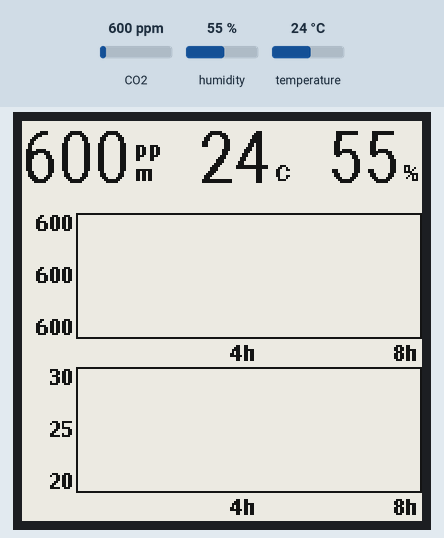
Recording of a program running on a simulated ESP32 board running MicroPython. On the bench: 200×200 one-colour display. Inputs (shaded band) come from the test bench; at power-on: CO2 600 ppm, humidity 55 %, temperature 24 °C. An e-paper refresh takes a nominal 2 s (0.4 s partial, 12 s with colour); files that are not in the repository are absent; library files of the repository ran but are not shown: __init__.py, robotobold40.py, robotobold18.py, robotobold12.py, scd41.py; what the program prints to the serial console is not drawn.

Above: at 9.1 s.

The program:

main.py
```python
import time
import machine
import ubinascii
from machine import Pin, SPI

# ---------------------------------------------------------------------------
# Pin assignments for ESP32-S2 mini — adjust to match your board wiring
# ---------------------------------------------------------------------------
I2C_SCL  = 37   # sensor SCL
I2C_SDA  = 35   # sensor SDA

SPI_CLK   = 5   # SSD1681 CLK
SPI_MOSI  = 3   # SSD1681 MOSI (SDI)
EINK_CS   = 7   # SSD1681 chip select
EINK_DC   = 9   # SSD1681 data/command
EINK_RST  = 11  # SSD1681 reset
EINK_BUSY = 12  # SSD1681 busy (input)

# ---------------------------------------------------------------------------
# Imports (sensor module initialises RTC memory on import)
# ---------------------------------------------------------------------------
from sensor import _mem, _is_deepsleep_wake, _SENSOR_MEM_OFFSET, Sensor
from scale import (
    round_to_int,
    get_co2_y_values, get_temperature_y_values,
    get_y_half_scale_value,
)
from draw import draw_text, text_width, draw_graph, BLACK, WHITE
from fonts import robotobold40 as font_top     # top-row values (height 40 px)
from fonts import robotobold18 as font_medium  # units / graph labels (height 18 px)
from fonts import robotobold12 as font_small   # graph labels (height 11 px)
from ssd1681 import SSD1681

_t_start = time.ticks_ms()
SENSOR_SETTLE_MS = 500
DISPLAY_SETTLE_MS = 1000
REFRESH_INTERVAL_MS = 20_000
DEBUG_DUMP_FRAMEBUFFER = True
DUMP_CHUNK_SIZE = 64
WARMUP_READS = 4
GRAPH_STORE_EVERY = 8  # store 1 graph point every 8 cycles (8 × 20 s = 160 s → 180 pts = 8 h)

# ---------------------------------------------------------------------------
# Wake counter (bytes 0-2 of shared RTC memory)
# ---------------------------------------------------------------------------
if _is_deepsleep_wake():
    counter = (_mem[0] << 16) | (_mem[1] << 8) | _mem[2]
else:
    counter = 0
counter += 1
_mem[0] = (counter >> 16) & 0xFF
_mem[1] = (counter >> 8) & 0xFF
_mem[2] = counter & 0xFF

# ---------------------------------------------------------------------------
# Sensor and display objects are reused across refreshes.
sensor = Sensor(I2C_SCL, I2C_SDA, _SENSOR_MEM_OFFSET, i2c_bus=1)

# ---------------------------------------------------------------------------
# Derived layout positions based on actual font heights
# ---------------------------------------------------------------------------
TOP_H = font_top.height()      # 40 px
MED_H = font_medium.height()   # 18 px
SM_H  = font_small.height()    # 11 px

TOP_Y     = 0                         # top value row
TOP_GY    = 46                        # CO2 graph top
TOP_GH    = 63                        # CO2 graph height
BOT_GY    = 123                       # temperature graph top
BOT_GH    = 63                        # temperature graph height
GX        = 27                        # graph left edge (space for y-axis labels)
GW        = 173                       # graph width including box
X12H      = GX + GW // 2              # true midpoint of the graph x-axis
X24H      = 198                       # original-style right edge label position
X_STEPS   = 179                       # fixed x-axis slots for 180 stored points
BOTTOM    = 199                       # bottom text row
Y_LABEL_X  = GX - 2                   # right edge for y-axis labels


def _draw_y_label(fb, value, y):
    text = str(value)
    draw_text(fb, font_small, text, Y_LABEL_X - text_width(font_small, text), y)


def _x_label_for_zero_center(font, text, center_x):
    zero_center = text_width(font, text[0]) + text_width(font, text[1]) // 2
    return center_x - zero_center


def _draw_screen(fb, co2, temp, humid, co2_data, co2_y_min, co2_y_max,
                 temp_data, temp_y_min, temp_y_max, counter_value):
    fb.fill(WHITE)

    # Top row: CO2, temperature, humidity
    co2_str = str(min(round_to_int(co2), 9999))
    temp_str = str(min(round_to_int(temp), 99))
    humid_str = str(min(round_to_int(humid), 99))
    # Compute each group width and distribute two equal gaps between the three groups.
    UNIT_GAP = 2
    w_co2   = text_width(font_top, co2_str)
    w_temp  = text_width(font_top, temp_str)
    w_humid = text_width(font_top, humid_str)
    temp_unit = 'C'
    ppm_unit_w = max(
        text_width(font_small, 'pp'),
        text_width(font_small, 'm'),
    )
    w_co2_group   = w_co2   + UNIT_GAP + ppm_unit_w
    w_temp_group  = w_temp  + UNIT_GAP + text_width(font_small, temp_unit)
    w_humid_group = w_humid + UNIT_GAP + text_width(font_small, '%')
    gap = max(0, (200 - w_co2_group - w_temp_group - w_humid_group) // 2)

    co2_x   = 0
    temp_x  = w_co2_group + gap
    humid_x = temp_x + w_temp_group + gap
    unit_y  = TOP_Y + TOP_H - SM_H - 4
    temp_unit_y = unit_y - 4

    draw_text(fb, font_top, co2_str, co2_x, TOP_Y)
    ppm_x = co2_x + w_co2 + UNIT_GAP
    draw_text(fb, font_small, 'pp', ppm_x, temp_unit_y - (SM_H + 1))
    draw_text(fb, font_small, 'm', ppm_x, temp_unit_y)

    draw_text(fb, font_top, temp_str, temp_x, TOP_Y)
    draw_text(fb, font_small, temp_unit, temp_x + w_temp + UNIT_GAP, temp_unit_y)

    draw_text(fb, font_top, humid_str, humid_x, TOP_Y)
    draw_text(fb, font_small, '%', humid_x + w_humid + UNIT_GAP, temp_unit_y)

    # First graph: CO2
    co2_y_mid = get_y_half_scale_value(co2_y_max, co2_y_min)
    _draw_y_label(fb, co2_y_max, TOP_GY)
    _draw_y_label(fb, co2_y_mid, TOP_GY + TOP_GH // 2 - SM_H // 2)
    _draw_y_label(fb, co2_y_min, TOP_GY + TOP_GH - SM_H)
    draw_graph(fb, GX, TOP_GY, GW, TOP_GH, co2_data, co2_y_min, co2_y_max, x_steps=X_STEPS)
    draw_text(fb, font_small, '4h', _x_label_for_zero_center(font_small, '4h', X12H), TOP_GY + TOP_GH + 2)
    draw_text(fb, font_small, '8h', X24H - text_width(font_small, '8h'), TOP_GY + TOP_GH + 2)

    # Second graph: temperature
    temp_y_mid = get_y_half_scale_value(temp_y_max, temp_y_min)
    _draw_y_label(fb, temp_y_max, BOT_GY)
    _draw_y_label(fb, temp_y_mid, BOT_GY + BOT_GH // 2 - SM_H // 2)
    _draw_y_label(fb, temp_y_min, BOT_GY + BOT_GH - SM_H)
    draw_graph(fb, GX, BOT_GY, GW, BOT_GH, temp_data, temp_y_min, temp_y_max, x_steps=X_STEPS)
    draw_text(fb, font_small, '4h', _x_label_for_zero_center(font_small, '4h', X12H), BOT_GY + BOT_GH + 2)
    draw_text(fb, font_small, '8h', X24H - text_width(font_small, '8h'), BOT_GY + BOT_GH + 2)

    # Bottom-left cycle counter
    draw_text(fb, font_small, str(counter_value), 0, BOTTOM)


def _dump_framebuffer(display_obj, counter_value):
    if not DEBUG_DUMP_FRAMEBUFFER:
        return

    buf = display_obj._buf
    print('FB_BEGIN counter={} len={}'.format(counter_value, len(buf)))
    for offset in range(0, len(buf), DUMP_CHUNK_SIZE):
        chunk = buf[offset:offset + DUMP_CHUNK_SIZE]
        print('{:04x}: {}'.format(offset, ubinascii.hexlify(chunk).decode()))
    print('FB_END counter={}'.format(counter_value))


# ---------------------------------------------------------------------------
# Initialise display
# ---------------------------------------------------------------------------
time.sleep_ms(DISPLAY_SETTLE_MS)
spi = SPI(1,
          baudrate=20_000_000,
          polarity=0, phase=0,
          sck=Pin(SPI_CLK),
          mosi=Pin(SPI_MOSI),
          miso=None)

display = SSD1681(
    spi,
    cs=Pin(EINK_CS, Pin.OUT),
    dc=Pin(EINK_DC, Pin.OUT),
    rst=Pin(EINK_RST, Pin.OUT),
    busy=Pin(EINK_BUSY, Pin.IN),
)

_CAL_FLAG = '/cal_flag'

def _cal_flag_value():
    try:
        with open(_CAL_FLAG) as f:
            return int(f.read().strip())
    except Exception:
        return 1

def _set_cal_flag(value):
    with open(_CAL_FLAG, 'w') as f:
        f.write(str(value))

if _cal_flag_value() == 0:
    sensor.calibrate_co2()
    _set_cal_flag(1)
    display.fb.fill(WHITE)
    msg = 'CO2 calibrated'
    draw_text(display.fb, font_medium, msg,
              max(0, (200 - text_width(font_medium, msg)) // 2), 91)
    display.show()
    time.sleep_ms(20_000)

sample_count = 0
while True:
    cycle_start = time.ticks_ms()

    counter += 1
    _mem[0] = (counter >> 16) & 0xFF
    _mem[1] = (counter >> 8) & 0xFF
    _mem[2] = counter & 0xFF

    if sample_count < WARMUP_READS or (sample_count % GRAPH_STORE_EVERY) != 0:
        sensor.read()
    else:
        sensor.read_and_store()
    sample_count += 1
    time.sleep_ms(SENSOR_SETTLE_MS)

    co2   = sensor.co2
    temp  = sensor.temperature
    humid = sensor.humidity

    co2_data,   co2_max,   co2_min,   _ = sensor.historic_data_co2
    temp_data,  temp_max,  temp_min,  _ = sensor.historic_data_temperature

    co2_y_max,  co2_y_min  = get_co2_y_values(co2_max or co2, co2_min or co2)
    temp_y_max, temp_y_min = get_temperature_y_values(temp_max or temp, temp_min or temp)

    _draw_screen(display.fb, co2, temp, humid, co2_data, co2_y_min, co2_y_max,
                 temp_data, temp_y_min, temp_y_max, counter)

    display.show()
    _dump_framebuffer(display, counter)

    elapsed_ms = time.ticks_diff(time.ticks_ms(), cycle_start)
    time.sleep_ms(max(0, REFRESH_INTERVAL_MS - elapsed_ms))
```

sensor.py
```python
# RTC memory layout (1101 bytes used, 1104 bytes reserved):
#   [0..2]     counter (3 bytes)
#   [3..368]   CO2 ring buffer   (6 header + 360 data)
#   [369..734] Temp ring buffer  (6 header + 360 data)
#   [735..1100] Humid ring buffer (6 header + 360 data)

_RTC_MEM_SIZE = 1104
_SENSOR_MEM_OFFSET = 3  # first 3 bytes reserved for the wake counter

try:
    import machine
    from scd41 import SCD41

    _rtc = machine.RTC()

    def _is_deepsleep_wake():
        return machine.reset_cause() == machine.DEEPSLEEP_RESET

    def _load_mem():
        raw = _rtc.memory()
        if _is_deepsleep_wake() and len(raw) >= _RTC_MEM_SIZE:
            return bytearray(raw)
        return bytearray(_RTC_MEM_SIZE)

    def _save_mem(data):
        _rtc.memory(data)

    _testing = False

except Exception:
    print("sensor.py: running in test mode")
    _testing = True

    def _is_deepsleep_wake():
        return False

    def _load_mem():
        return bytearray(_RTC_MEM_SIZE)

    def _save_mem(data):
        pass


_mem = _load_mem()


class MemoryForSensorData:
    """Circular ring buffer backed by the shared RTC memory bytearray."""

    def __init__(self, offset_address, capacity_x2, scale=10):
        self._memory = _mem
        self._scale = scale
        self._offset_address_initial = offset_address
        self._offset_address = offset_address
        self._capacity_x2 = capacity_x2

        self._current_size = 0
        self._head_x2 = 0
        self._tail_x2 = 0

        if _is_deepsleep_wake():
            m = self._memory
            o = offset_address
            self._current_size = (m[o] << 8) | m[o + 1]
            self._head_x2 = (m[o + 2] << 8) | m[o + 3]
            self._tail_x2 = (m[o + 4] << 8) | m[o + 5]

        self._offset_address += 6
        self._max_value = None
        self._min_value = None

    @property
    def sensor_memory_offset(self):
        return self._offset_address + self._capacity_x2

    def add(self, value):
        cap = self._capacity_x2
        o = self._offset_address

        if self._tail_x2 == self._head_x2 and (self._current_size * 2) == cap:
            self._head_x2 = (self._head_x2 + 2) % cap

        self._memory[o + self._tail_x2]     = (value >> 8) & 0xFF
        self._memory[o + self._tail_x2 + 1] = value & 0xFF
        self._tail_x2 = (self._tail_x2 + 2) % cap

        if (self._current_size * 2) < cap:
            self._current_size += 1

        oi = self._offset_address_initial
        self._memory[oi]     = (self._current_size >> 8) & 0xFF
        self._memory[oi + 1] = self._current_size & 0xFF
        self._memory[oi + 2] = (self._head_x2 >> 8) & 0xFF
        self._memory[oi + 3] = self._head_x2 & 0xFF
        self._memory[oi + 4] = (self._tail_x2 >> 8) & 0xFF
        self._memory[oi + 5] = self._tail_x2 & 0xFF

    @property
    def values(self):
        if self._current_size < 1:
            return []
        data = [0.0] * self._current_size
        cap = self._capacity_x2
        o = self._offset_address
        head_x2 = self._head_x2
        self._max_value = None
        self._min_value = None
        for i in range(self._current_size):
            raw = (self._memory[o + head_x2] << 8) | (self._memory[o + head_x2 + 1] & 0xFF)
            v = raw / self._scale
            data[i] = v
            if self._max_value is None or v > self._max_value:
                self._max_value = v
            if self._min_value is None or v < self._min_value:
                self._min_value = v
            head_x2 = (head_x2 + 2) % cap
        return data

    @property
    def len(self):
        return self._current_size

    @property
    def max(self):
        return self._max_value

    @property
    def min(self):
        return self._min_value


class Sensor:
    def __init__(self, i2c_scl_pin, i2c_sda_pin, sleep_memory_offset, i2c_bus=1):
        if not _testing:
            i2c = machine.I2C(i2c_bus,
                              scl=machine.Pin(i2c_scl_pin),
                              sda=machine.Pin(i2c_sda_pin),
                              freq=100_000)
            self._sensor = SCD41(i2c)
        else:
            self._sensor = None

        self._last_co2   = 0
        self._last_temp  = 0.0
        self._last_humid = 0.0

        if not _testing:
            self._sensor.set_asc_enabled(False)

        # CO2 stored as raw ppm integer (scale=1)
        self._data_co2   = MemoryForSensorData(sleep_memory_offset, 180 * 2, scale=1)
        sleep_memory_offset = self._data_co2.sensor_memory_offset

        # Temperature stored ×10 so one decimal place survives integer storage
        self._data_temp  = MemoryForSensorData(sleep_memory_offset, 180 * 2, scale=10)
        sleep_memory_offset = self._data_temp.sensor_memory_offset

        # Humidity stored ×10
        self._data_humid = MemoryForSensorData(sleep_memory_offset, 180 * 2, scale=10)

    def read(self):
        co2, temp, humid = self._sensor.read()
        self._last_co2   = int(co2)
        self._last_temp  = round(temp, 1)
        self._last_humid = round(humid, 1)

    def read_and_store(self):
        self.read()

        self._data_co2.add(self._last_co2)
        self._data_temp.add(int(self._last_temp * 10))
        self._data_humid.add(int(self._last_humid * 10))

        _save_mem(_mem)

    def calibrate_co2(self, target_ppm=400):
        self._sensor.perform_forced_recalibration(target_ppm)

    @property
    def co2(self):
        return self._last_co2

    @property
    def temperature(self):
        return self._last_temp

    @property
    def humidity(self):
        return self._last_humid

    @property
    def historic_data_co2(self):
        v = self._data_co2.values
        return v, self._data_co2.max, self._data_co2.min, self._data_co2.len

    @property
    def historic_data_temperature(self):
        v = self._data_temp.values
        return v, self._data_temp.max, self._data_temp.min, self._data_temp.len

    @property
    def historic_data_humidity(self):
        v = self._data_humid.values
        return v, self._data_humid.max, self._data_humid.min, self._data_humid.len
```

scale.py
```python
def round_to_int(value):
    return int(round(value, 0))


_CO2_Y_LEVELS = (400, 600, 800, 1000, 1500, 2000, 2500, 3000, 4000, 5000, 6000, 8000, 9999)


def _snap_up(value, levels):
    for level in levels:
        if value <= level:
            return level
    return levels[-1]


def _snap_down(value, levels):
    for level in reversed(levels):
        if value >= level:
            return level
    return levels[0]


def get_co2_y_values(co2_max, co2_min):
    y_max = _snap_up(co2_max, _CO2_Y_LEVELS[1:])
    y_min = _snap_down(co2_min, _CO2_Y_LEVELS)

    return y_max, y_min


def get_temperature_y_values(temperature_max, temperature_min):
    if temperature_max > 60:
        y_max = temperature_max
    elif temperature_max > 50:
        y_max = 60
    elif temperature_max > 40:
        y_max = 50
    elif temperature_max > 30:
        y_max = 40
    elif temperature_max > 20:
        y_max = 30
    elif temperature_max > 10:
        y_max = 20
    else:
        y_max = 10

    if temperature_min > 60:
        y_min = temperature_min
    elif temperature_min > 50:
        y_min = 50
    elif temperature_min > 40:
        y_min = 40
    elif temperature_min > 30:
        y_min = 30
    elif temperature_min > 20:
        y_min = 20
    elif temperature_min > 10:
        y_min = 10
    else:
        y_min = 0

    return y_max, y_min


def get_humidity_y_values(humidity_max, humidity_min):
    if humidity_max > 75:
        y_max = 100
    elif humidity_max > 50:
        y_max = 75
    elif humidity_max > 25:
        y_max = 50
    else:
        y_max = 25

    if humidity_min > 75:
        y_min = 75
    elif humidity_min > 50:
        y_min = 50
    elif humidity_min > 25:
        y_min = 25
    else:
        y_min = 0

    return y_max, y_min


def get_y_half_scale_value(y_max, y_min):
    return int(round(y_min + (y_max - y_min) / 2, 1))
```

Source omitted: draw.py (2075 bytes), ssd1681.py (2527 bytes)
